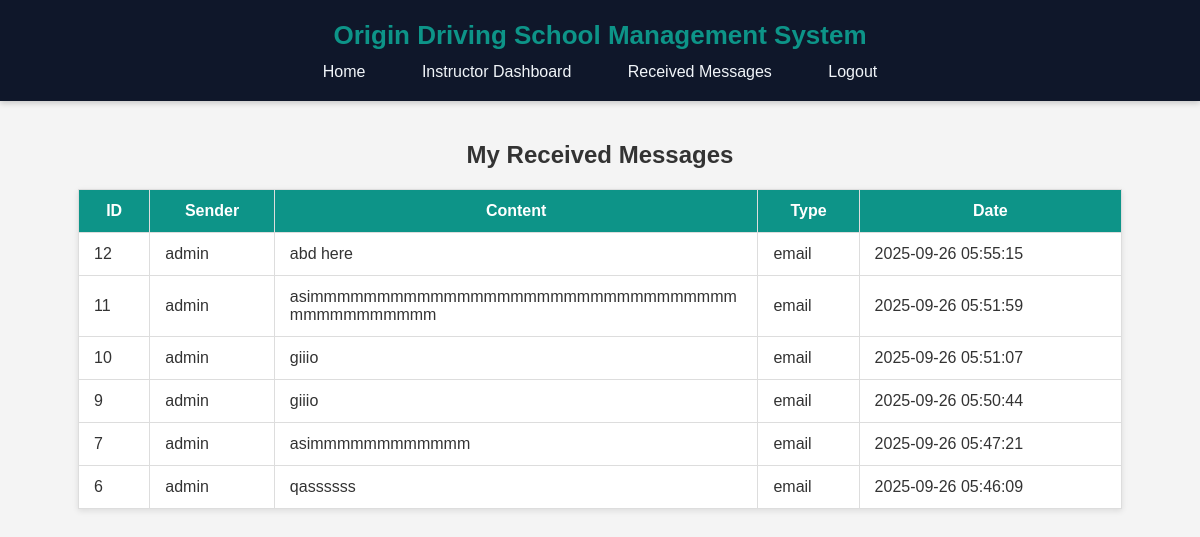
Page /student/messages.php (signed in) on the committed database.
### tables this page shows
CREATE TABLE `messages` (
  `id` int(11) NOT NULL,
  `sender_id` int(11) NOT NULL,
  `receiver_id` int(11) DEFAULT NULL,
  `content` text NOT NULL,
  `date` timestamp NOT NULL DEFAULT current_timestamp(),
  `type` enum('email','sms','inapp') NOT NULL
);

CREATE TABLE `users` (
  `id` int(11) NOT NULL,
  `username` varchar(50) NOT NULL,
  `password` varchar(255) NOT NULL,
  `role` enum('admin','staff','instructor','student') NOT NULL,
  `email` varchar(100) NOT NULL,
  `created_at` timestamp NOT NULL DEFAULT current_timestamp(),
  `middle_name` varchar(100) DEFAULT NULL,
  `profile_color` varchar(20) DEFAULT 'blue',
  `last_login_ip` varchar(45) DEFAULT NULL
);

### student/messages.php (the view, shortened to what this page needs)
<?php
include '../includes/db_connect.php';
$user_id = $_SESSION['user_id'];
$sql = "SELECT m.*, u.username AS sender_name
        FROM messages m
        JOIN users u ON m.sender_id = u.id
        WHERE m.receiver_id = ? OR m.receiver_id = 0 OR m.receiver_id IS NULL
        ORDER BY m.date DESC";
$stmt = $conn->prepare($sql);
$stmt->bind_param("i", $user_id);
$stmt->execute();
$result = $stmt->get_result();
?>
<!DOCTYPE html>
<html lang="en">
<head>
    <link rel="stylesheet" href="/school/css/styles.css">
</head>
<body>
    <header>
        <h1>Origin Driving School Management System</h1>
        <nav>
            <a href="/school/index.php">Home</a>
            <?php if (isset($_SESSION['user_id'])): ?>
                <?php if ($_SESSION['role'] == 'admin' || $_SESSION['role'] == 'staff'): ?>
                    <a href="/school/admin/dashboard.php">Admin Dashboard</a>
                <?php elseif ($_SESSION['role'] == 'instructor'): ?>
                    <a href="/school/instructor/dashboard.php">Instructor Dashboard</a>
                    <a href="/school/student/messages.php">Received Messages</a>
                <?php endif; ?>
                <a href="/school/logout.php">Logout</a>
            <?php else: ?>
                <a href="/school/login.php">Login</a>
                <a href="/school/register_student.php">Register as Student</a>
                <a href="/school/register_instructor.php">Register as Instructor</a>
            <?php endif; ?>
        </nav>
    </header>
    <main>
        <h2 style="text-align:center; margin-top:20px;">My Received Messages</h2>
        <table>
            <tr>
                <th>ID</th>
                <th>Sender</th>
                <th>Content</th>
                <th>Type</th>
                <th>Date</th>
            </tr>
            <?php if ($result->num_rows > 0): ?>
                <?php while ($row = $result->fetch_assoc()): ?>
                    <tr>
                        <td><?php echo $row['id']; ?></td>
                        <td><?php echo htmlspecialchars($row['sender_name']); ?></td>
                        <td><?php echo htmlspecialchars($row['content']); ?></td>
                        <td><?php echo htmlspecialchars($row['type']); ?></td>
                        <td><?php echo $row['date']; ?></td>
                    </tr>
                <?php endwhile; ?>
            <?php else: ?>
                <tr>
                    <td colspan="5">No messages received yet.</td>
                </tr>
            <?php endif; ?>
        </table>
    </main>
</body>
</html>

### css/styles.css (style rules this page uses)
body { font-family: Arial, sans-serif; margin: 0; padding: 0; background: #f4f4f4; color: #333; }
header { background: #007bff; color: white; padding: 10px; text-align: center; }
nav a { color: white; margin: 0 10px; text-decoration: none; }
main { padding: 20px; }
table { width: 100%; border-collapse: collapse; margin: 20px 0; }
th, td { border: 1px solid #ddd; padding: 8px; text-align: left; }
th { background: #007bff; color: white; }

### student/messages.php (style rules this page uses)
header { background-color: #0F172A; color: #F1F5F9; padding: 20px; text-align: center; box-shadow: 0 2px 6px rgba(0,0,0,0.2); }
header h1 { margin: 0; font-size: 26px; font-weight: bold; color: #0D9488; }
nav { margin-top: 12px; }
nav a { color: #F1F5F9; text-decoration: none; margin: 0 12px; font-weight: 500; transition: color 0.3s ease, background 0.3s ease; padding: 8px 14px; border-radius: 6px; }
table { width: 90%; margin: 20px auto; border-collapse: collapse; background: #fff; box-shadow: 0 2px 6px rgba(0,0,0,0.1); }
th, td { padding: 12px 15px; border: 1px solid #ddd; text-align: center; }
th { background: #0D9488; color: #fff; }
td { word-wrap: break-word; max-width: 300px; text-align: left; }

### rows in the picture
messages: id "12", sender.username "admin", content "abd here", type "email", date "2025-09-26 05:55:15"
messages: id "11", sender.username "admin", content "asimmmmmmmmmmmmmmmmmmmmmmmmmmmmmmmmmmmmmmmmmmm", type "email", date "2025-09-26 05:51:59"
messages: id "10", sender.username "admin", content "giiio", type "email", date "2025-09-26 05:51:07"
messages: id "9", sender.username "admin", content "giiio", type "email", date "2025-09-26 05:50:44"
messages: id "7", sender.username "admin", content "asimmmmmmmmmmmm", type "email", date "2025-09-26 05:47:21"
messages: id "6", sender.username "admin", content "qassssss", type "email", date "2025-09-26 05:46:09"
